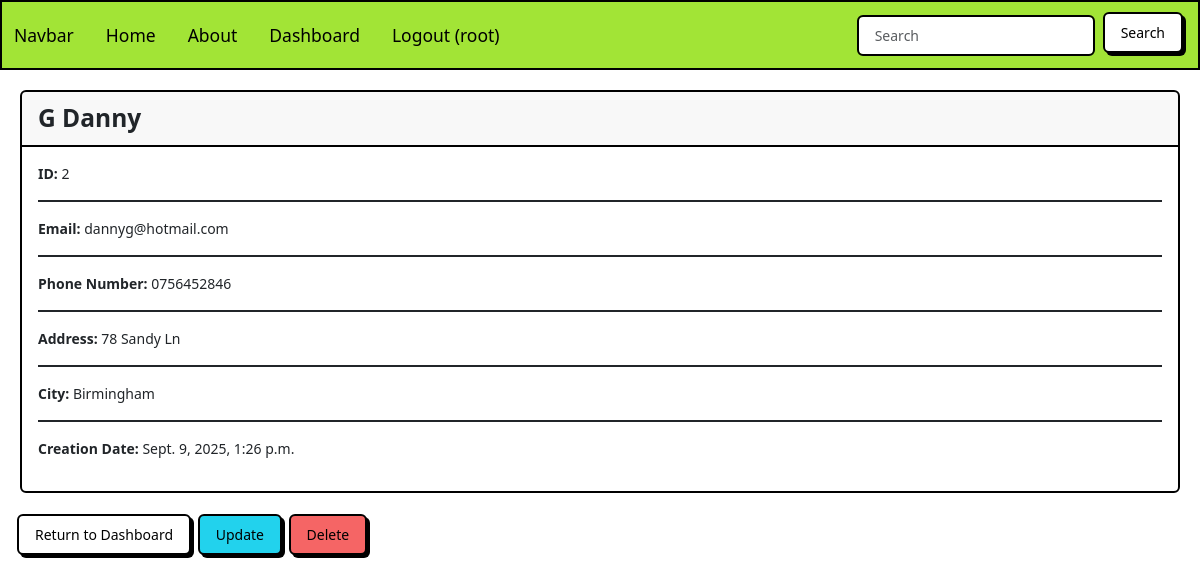
Page /view_record/2 (signed in) on the committed database.
### website/models.py (models this page shows, shortened)
class Record(models.Model):
    first_name = models.CharField(max_length=50)
    last_name = models.CharField(max_length=100)
    email = models.CharField(max_length=255)
    phone = models.CharField(max_length=10)
    address = models.CharField(max_length=200)
    city = models.CharField(max_length=200)
    creation_data = models.DateTimeField(auto_now_add=True)

### website/views.py (the view)
# urls.py: path("view_record/<int:pk>", views.view_record, name="view_record"),
@login_required(login_url="login")
def view_record(request, pk):
    record = Record.objects.get(id=pk)
    context = {'record':record}
    return render(request, 'pages/view_record.html', context=context)

### website/templates/pages/view_record.html
{% extends 'pages/base.html' %}
{% block content %}
    <div class="card">
        <div class="card-header fw-bold fs-3">
            {{record.last_name|upper}}
            {{record.first_name}}
        </div>
        <div class="card-body">
            <p> <strong> ID: </strong> {{record.id}} </p> <hr>
            <p> <strong> Email: </strong> {{record.email}} </p> <hr>
            <p> <strong> Phone Number: </strong> {{record.phone}} </p> <hr>
            <p> <strong> Address: </strong> {{record.address}} </p> <hr>
            <p> <strong> City: </strong> {{record.city}} </p> <hr>
            <p> <strong> Creation Date: </strong> {{record.creation_data}} </p>
        </div>
    </div>
    <br>
    <a href="{% url 'dashboard' %}" class="btn btn-secondary" style="margin-left: 20px;"> Return to Dashboard</a>
    <a href="{% url 'update_record' record.id %}" class="btn btn-info"> Update</a>
    <a href="{% url 'delete_record' record.id %}" class="btn btn-danger"> Delete </a>
{% endblock %}

### website/templates/components/navbar.html (shortened to what this page needs)
<nav class="navbar navbar-expand-lg bg-primary" data-bs-theme="light">
  <div class="container-fluid">
    <a class="navbar-brand" href="#">Navbar</a>
    <div class="collapse navbar-collapse" id="navbarColor01">
        <div class="collapse navbar-collapse" id="navbarColor04">
            <ul class="navbar-nav me-auto">
                <li class="nav-item">
                    <a class="nav-link active" href="{% url '' %}"
                        >Home
                    </a>
                </li>
                <li class="nav-item">
                    <a class="nav-link" href="#">About</a>
                </li>
                {% if user.is_authenticated %}
                <li class="nav-item">
                    <a class="nav-link" href="{% url 'dashboard' %}">Dashboard</a>
                </li>
                <li class="nav-item">
                    <a class="nav-link" href="{% url 'logout' %}"
                        >Logout ({{ user.username }})</a
                    >
                </li>
                {% endif %}
            </ul>
      <form class="d-flex">
        <input class="form-control me-sm-2" type="search" placeholder="Search">
        <button class="btn btn-secondary my-2 my-sm-0" type="submit">Search</button>
      </form>
    </div>
  </div>
</nav>

### static/css/style.css (style rules this page uses)
.card { margin: 20px; margin-bottom: 0px; }

### rows in the picture
Record: last_name "G", first_name "Danny", id "2", email "dannyg@hotmail.com", phone "0756452846", address "78 Sandy Ln", city "Birmingham", creation_data "Sept. 9, 2025, 1:26 p.m."

### other values in the picture
{{ user.username }} "root"
